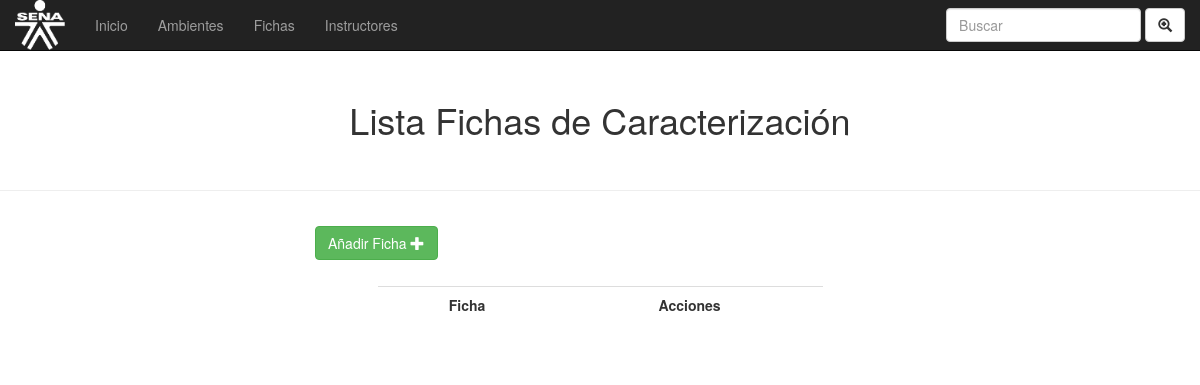
The page /fichas/index_ficha.php on the database as committed earlier.
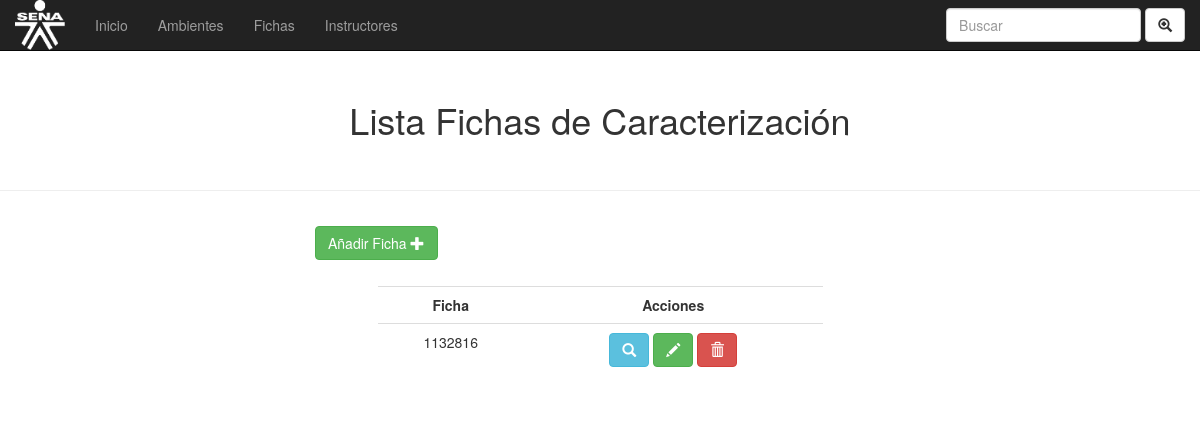
The same page on the database as committed later.
### tables this page shows
CREATE TABLE IF NOT EXISTS `fichas` (
`id` int(11) NOT NULL,
  `ficha` int(100) NOT NULL,
  `especializacion` varchar(100) NOT NULL,
  `instructor` varchar(100) NOT NULL,
  `fecha_inicio` date NOT NULL,
  `fecha_lectiva` date NOT NULL,
  `fecha_final` date NOT NULL,
  `horario` text NOT NULL
);

### fichas/index_ficha.php (the view, shortened to what this page needs)
<!DOCTYPE html>
<html lang="en">
<head>
	<link rel="stylesheet" href="css/bootstrap.min.css">
	<link rel="stylesheet" href="css/custom.css">
	<link rel="stylesheet" href="css/index.css">
</head>
<body>
	<nav class="navbar navbar-inverse navbar-fixed-top">
		  <div class="container-fluid">
		    <div class="navbar-header">
		     <a class="navbar-brand" href="#"><img  src="imgs/sena.png" class="img-rounded" width="100" height="100"></a>
		    </div>
		    <ul class="nav navbar-nav ">
		      <li><a href="../index.php">Inicio</a></li>
		      <li><a href="../ambientes/ambientes.php">Ambientes</a></li>
		      <li><a href="#">Fichas</a></li>
		      <li><a href="../instructores/gestionarIns.php">Instructores</a></li>
		    </ul>
		    <form class="navbar-form navbar-right">
		      <div class="form-group">
		        <input type="text" class="form-control" placeholder="Buscar">
		      </div>
		      <button type="submit" class="btn btn-default"><i class="glyphicon glyphicon-zoom-in"></i></button>
		    </form>
		  </div>
		</nav>
	<div class="container-fluid mov">
		<div class="row">
		<br>
		<h1 class="text-center">Lista Fichas de Caracterización</h1>
		<br>
			<hr>
			<div class="col-md-6 col-md-offset-3">
				<div class="panel-body">
					<div class="row">
						<a href="anadir_ficha.php" class="btn btn-success pull-left">Añadir Ficha <i class="glyphicon glyphicon-plus"></i></a><br><br>
						<div class="col-md-10 col-md-offset-1">
							<table class=" table table-hover">
							<br>
								<tr>
									<td class="text-center"><strong>Ficha</strong></td>
									<td class="text-center"><strong>Acciones</strong></td>
								</tr>
								<?php
									$conexion = mysqli_connect('localhost', 'root', '', 'programacion_trimestral');
									$insertar = mysqli_query($conexion, "SELECT *FROM fichas");
									while ($row = mysqli_fetch_array($insertar)) {
										echo "
											<tr>
												<td class='text-center'>".$row['ficha']."</td>
												<td class='text-center'>
													<a class='btn btn-info glyphicon glyphicon-search' data-toggle='tooltip' title='Consultar' href='consultar_ficha.php?id=".$row['id']."'></a>
													<a class='btn btn-success glyphicon glyphicon-pencil' data-toggle='tooltip' title='Modificar' href='editar_ficha.php?id=".$row['id']."'></a>
													<a class ='btn btn-danger glyphicon glyphicon-trash' data-toggle='tooltip' title='Eliminar' href='eliminar_ficha.php?id=".$row['id']."'></a>
												</td>
											</tr>";
									}
								 ?>
							</table>
						</div>
					</div>
				</div>
			</div>
		</div>
	</div>
</body>
</html>

Rows that differ between the two databases and show on the page:
added fichas: ficha "1132816"
